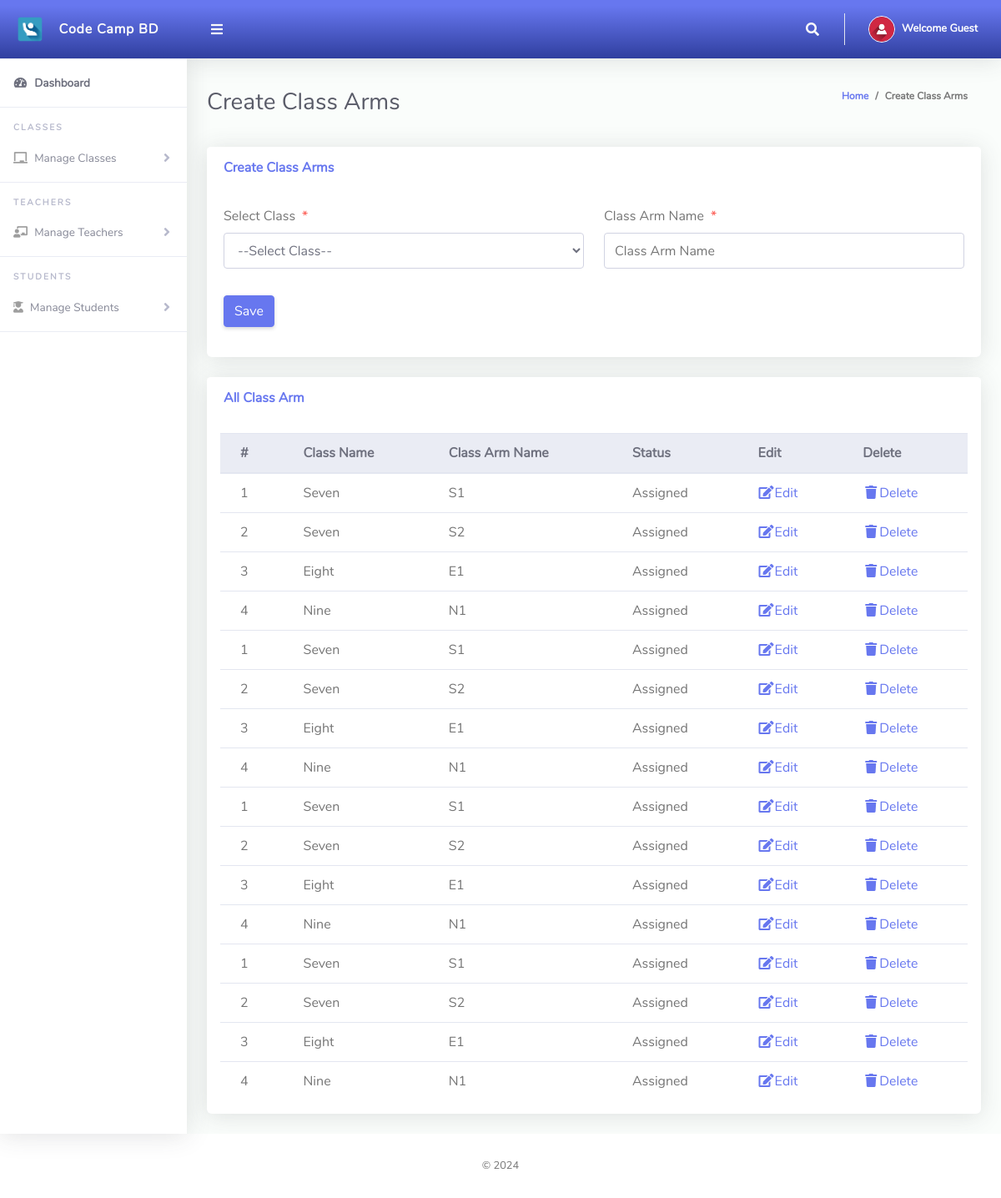
Page /Admin/createClassArms.php on the earlier database version.
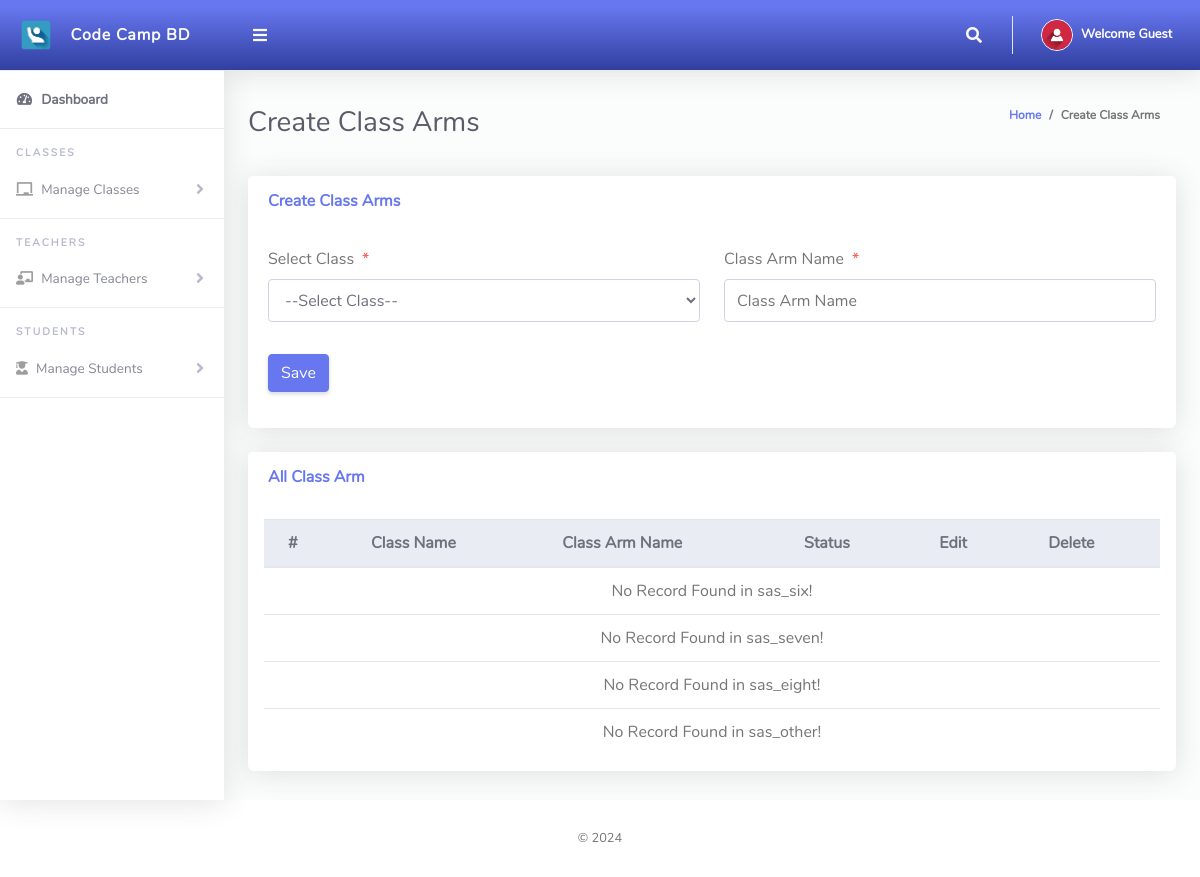
Same page on the later database version.
### tables this page shows
CREATE TABLE `tblclassarms` (
  `Id` int(10) NOT NULL,
  `classId` varchar(10) NOT NULL,
  `classArmName` varchar(255) NOT NULL,
  `isAssigned` varchar(10) NOT NULL
);

CREATE TABLE `tblclass` (
  `Id` int(10) NOT NULL,
  `className` varchar(255) NOT NULL
);

### Includes/dbcon.php (called while the page is built, shortened)
<?php
$conn = [];
?>

### Admin/createClassArms.php (the view, shortened to what this page needs)
<?php
include '../Includes/dbcon.php';
$allClasses = [];
$databases = ['sas_six', 'sas_seven', 'sas_eight', 'sas_other'];
foreach ($databases as $dbKey) {
  $query = "SELECT c.*, ca.classArmName, ca.isAssigned FROM tblclass c LEFT JOIN tblclassarms ca ON c.Id = ca.classId";
  $result = $conn[$dbKey]->query($query);
  while ($row = $result->fetch_assoc()) {
    $row['dbKey'] = $dbKey;
    $allClasses[] = $row;
  }
}
?>
<!DOCTYPE html>
<html lang="en">
<head>
  <link href="../vendor/fontawesome-free/css/all.min.css" rel="stylesheet" type="text/css">
  <link href="../vendor/bootstrap/css/bootstrap.min.css" rel="stylesheet" type="text/css">
  <link href="css/ruang-admin.min.css" rel="stylesheet">
</head>
<body id="page-top">
  <div id="wrapper">
    <?php include "Includes/sidebar.php"; ?>
    <div id="content-wrapper" class="d-flex flex-column">
      <div id="content">
        <?php include "Includes/topbar.php"; ?>
        <div class="container-fluid" id="container-wrapper">
          <div class="d-sm-flex align-items-center justify-content-between mb-4">
            <h1 class="h3 mb-0 text-gray-800">Create Class Arms</h1>
            <ol class="breadcrumb">
              <li class="breadcrumb-item"><a href="./">Home</a></li>
              <li class="breadcrumb-item active" aria-current="page">Create Class Arms</li>
            </ol>
          </div>
          <div class="row">
            <div class="col-lg-12">
              <div class="card mb-4">
                <div class="card-header py-3 d-flex flex-row align-items-center justify-content-between">
                  <h6 class="m-0 font-weight-bold text-primary">Create Class Arms</h6>
                </div>
                <div class="card-body">
                  <form method="post">
                    <div class="form-group row mb-3">
                      <div class="col-xl-6">
                        <label class="form-control-label">Select Class<span class="text-danger ml-2">*</span></label>
                        <select required name="classId" class="form-control mb-3" id="classId" onchange="updateDbKey()">
                          <option value="">--Select Class--</option>
                        </select>
                      </div>
                      <div class="col-xl-6">
                        <label class="form-control-label">Class Arm Name<span class="text-danger ml-2">*</span></label>
                        <input type="text" class="form-control" name="classArmName" value="<?php echo isset($row['classArmName']) ? $row['classArmName'] : ''; ?>" placeholder="Class Arm Name" required>
                      </div>
                    </div>
                    <?php if (isset($Id)) { ?>
                      <button type="submit" name="update" class="btn btn-warning">Update</button>
                    <?php } else { ?>
                      <button type="submit" name="save" class="btn btn-primary">Save</button>
                    <?php } ?>
                  </form>
                </div>
              </div>
              <div class="row">
                <div class="col-lg-12">
                  <div class="card mb-4">
                    <div class="card-header py-3 d-flex flex-row align-items-center justify-content-between">
                      <h6 class="m-0 font-weight-bold text-primary">All Class Arm</h6>
                    </div>
                    <div class="table-responsive p-3">
                      <table class="table align-items-center table-flush table-hover" id="dataTableHover">
                        <thead class="thead-light">
                          <tr>
                            <th>#</th>
                            <th>Class Name</th>
                            <th>Class Arm Name</th>
                            <th>Status</th>
                            <th>Edit</th>
                            <th>Delete</th>
                          </tr>
                        </thead>
                        <tbody>
                          <?php
                          foreach ($databases as $dbKey) {
                            $query = "SELECT tblclassarms.Id, tblclassarms.isAssigned, tblclass.className, tblclassarms.classArmName
                                  FROM tblclassarms
                                  INNER JOIN tblclass ON tblclass.Id = tblclassarms.classId";
                            $rs = $conn[$dbKey]->query($query);
                            if ($rs->num_rows > 0) {
                              $sn = 0;
                              while ($rows = $rs->fetch_assoc()) {
                                $status = ($rows['isAssigned'] == '1') ? "Assigned" : "UnAssigned";
                                $sn++;
                                echo "
                                <tr>
                                  <td>$sn</td>
                                  <td>{$rows['className']}</td>
                                  <td>{$rows['classArmName']}</td>
                                  <td>$status</td>
                                  <td><a href='?action=edit&Id={$rows['Id']}&dbKey=$dbKey'><i class='fas fa-fw fa-edit'></i>Edit</a></td>
                                  <td><a href='?action=delete&Id={$rows['Id']}&dbKey=$dbKey'><i class='fas fa-fw fa-trash'></i>Delete</a></td>
                                </tr>";
                              }
                            } else {
                              echo "<tr><td colspan='6' class='text-center'>No Record Found in $dbKey!</td></tr>";
                            }
                          }
                          ?>
                        </tbody>
                      </table>
                    </div>
                  </div>
                </div>
              </div>
            </div>
          </div>
        </div>
      </div>
    </div>
  </div>
  <?php include "Includes/footer.php"; ?>
</body>
</html>

### Admin/Includes/sidebar.php (shortened to what this page needs)
<ul class="navbar-nav sidebar sidebar-light accordion " id="accordionSidebar">
  <a class="sidebar-brand d-flex align-items-center bg-gradient-primary  justify-content-center" href="index.php">
    <div class="sidebar-brand-icon">
      <img src="img/logo/attnlg.jpg">
    </div>
    <div class="sidebar-brand-text mx-3">Code Camp BD</div>
  </a>
  <hr class="sidebar-divider my-0">
  <li class="nav-item active">
    <a class="nav-link" href="index.php">
      <i class="fas fa-fw fa-tachometer-alt"></i>
      <span>Dashboard</span></a>
  </li>
  <hr class="sidebar-divider">
  <div class="sidebar-heading">
    Classes
  </div>
  <li class="nav-item">
    <a class="nav-link collapsed" href="#" data-toggle="collapse" data-target="#collapseBootstrap" aria-expanded="true" aria-controls="collapseBootstrap">
      <i class="fas fa-chalkboard"></i>
      <span>Manage Classes</span>
    </a>
  </li>
  <hr class="sidebar-divider">
  <div class="sidebar-heading">
    Teachers
  </div>
  <li class="nav-item">
    <a class="nav-link collapsed" href="#" data-toggle="collapse" data-target="#collapseBootstrapassests" aria-expanded="true" aria-controls="collapseBootstrapassests">
      <i class="fas fa-chalkboard-teacher"></i>
      <span>Manage Teachers</span>
    </a>
  </li>
  <hr class="sidebar-divider">
  <div class="sidebar-heading">
    Students
  </div>
  <li class="nav-item">
    <a class="nav-link collapsed" href="#" data-toggle="collapse" data-target="#collapseBootstrap2" aria-expanded="true" aria-controls="collapseBootstrap2">
      <i class="fas fa-user-graduate"></i>
      <span>Manage Students</span>
    </a>
  </li>
  <hr class="sidebar-divider">
</ul>

### Admin/Includes/topbar.php (shortened to what this page needs)
<?php
$fullName = "Guest";
?>
<nav class="navbar navbar-expand navbar-light bg-gradient-primary topbar mb-4 static-top">
      <button id="sidebarToggleTop" class="btn btn-link rounded-circle mr-3">
      <i class="fa fa-bars"></i>
      </button>
      <ul class="navbar-nav ml-auto">
      <li class="nav-item dropdown no-arrow">
        <a class="nav-link dropdown-toggle" href="#" id="searchDropdown" role="button" data-toggle="dropdown"
        aria-haspopup="true" aria-expanded="false">
        <i class="fas fa-search fa-fw"></i>
        </a>
      </li>
      <li class="nav-item dropdown no-arrow">
        <a class="nav-link dropdown-toggle" href="#" id="userDropdown" role="button" data-toggle="dropdown"
        aria-haspopup="true" aria-expanded="false">
        <img class="img-profile rounded-circle" src="img/user-icn.png" style="max-width: 60px">
        <span class="ml-2 d-none d-lg-inline text-white small"><b>Welcome <?php echo $fullName;?></b></span>
        </a>
      </li>
      </ul>
    </nav>

### Admin/Includes/footer.php
<footer class="sticky-footer bg-white">
       <div class="container my-auto">
         <div class="copyright text-center my-auto">
           <span> &copy; <script> document.write(new Date().getFullYear()); </script>
           </span>
         </div>
       </div>
     </footer>

Differences in the rows shown:
removed tblclassarms: classId.className "Seven", classArmName "S1", isAssigned "Assigned"
removed tblclassarms: classId.className "Seven", classArmName "S2", isAssigned "Assigned"
removed tblclassarms: classId.className "Eight", classArmName "E1", isAssigned "Assigned"
removed tblclassarms: classId.className "Nine", classArmName "N1", isAssigned "Assigned"
Other differences:
new list line: "No Record Found in sas_six !"
new list line: "No Record Found in sas_seven !"
new list line: "No Record Found in sas_eight !"
new list line: "No Record Found in sas_other !"
